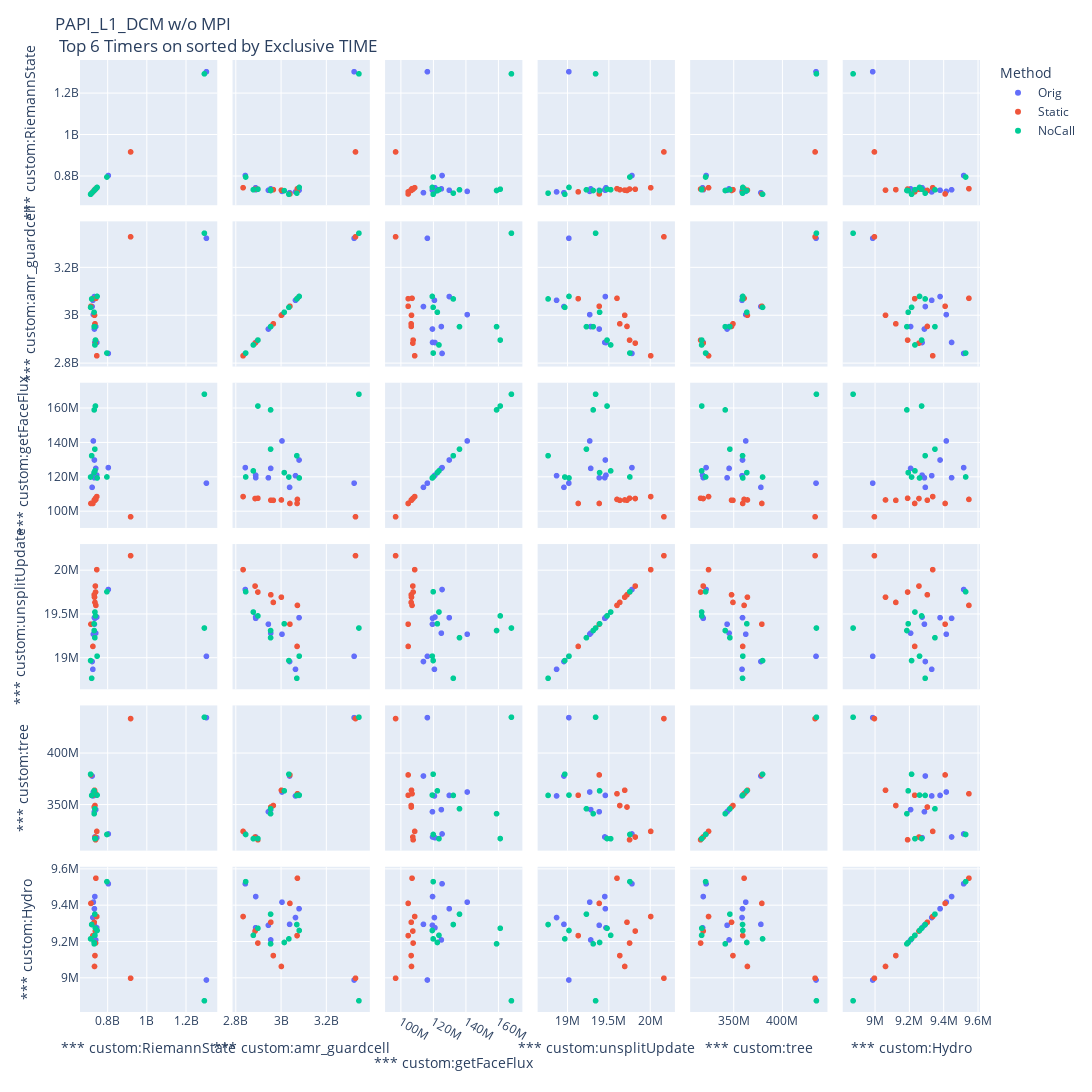

Notebook code cell kept with this figure:
### Code cell
title = 'PAPI_L1_DCM w/o MPI <br> Top 6 Timers on sorted by Exclusive TIME'

fig = px.scatter_matrix(non_normal_ins_df, dimensions=top_timers, color='Method', hover_data=['Node'], size_max=10)
fig.update_layout(height=1500, width=1500, title=title)
# fig.write_html("/home/users/MTrappett/Flash5_theta/splom_l1_DCM_noMPI_non_norm.html")

fig.show()

### Figure 1 — Plotly figure (JSON) as saved in the notebook; plotly's stock layout.template omitted (floating-point values rounded to 4 significant figures)
{"data": [{"customdata": [[0], [1], [2], [3], [4], [5], [6], [7], [8], [9]], "dimensions": [{"axis": {"matches": true}, "label": "*** custom:RiemannState", "values": [1305519327, 724504820, 732510307, 744616022, 739377315, 732440740, 727027526, 803597945, 720772347, 734749495]}, {"axis": {"matches": true}, "label": "*** custom:amr_guardcell", "values": [3324036598, 3064511263, 3080256744, 2887917569, 2954764631, 2944386474, 3004702761, 2842307503, 3038349974, 2888326888]}, {"axis": {"matches": true}, "label": "*** custom:getFaceFlux", "values": [116395064, 120735835, 129874019, 121057916, 125004458, 119512010, 140961706, 125445205, 113958707, 119569548]}, {"axis": {"matches": true}, "label": "*** custom:unsplitUpdate", "values": [19018974, 18870036, 19460813, 19468217, 19283757, 19386572, 19271726, 19782913, 18959330, 19453869]}, {"axis": {"matches": true}, "label": "*** custom:tree", "values": [434965153, 358791746, 359294820, 318163207, 345469479, 343408807, 362614258, 321788453, 378192884, 318864844]}, {"axis": {"matches": true}, "label": "*** custom:Hydro", "values": [8988107, 9332531, 9381341, 9276404, 9209194, 9289919, 9417551, 9519001, 9295181, 9448502]}], "hovertemplate": "Method=Orig<br>%{xaxis.title.text}=%{x}<br>%{yaxis.title.text}=%{y}<br>Node=%{customdata[0]}<extra></extra>", "legendgroup": "Orig", "marker": {"color": "#636efa", "symbol": "circle"}, "name": "Orig", "showlegend": true, "type": "splom"}, {"customdata": [[0], [1], [2], [3], [4], [5], [6], [7], [8], [9]], "dimensions": [{"axis": {"matches": true}, "label": "*** custom:RiemannState", "values": [917732158, 724755659, 740014053, 738289708, 735426160, 731454468, 733063173, 744697855, 714561899, 737423945]}, {"axis": {"matches": true}, "label": "*** custom:amr_guardcell", "values": [3330196865, 3071395744, 3072936259, 2897940994, 2966243224, 2955199887, 3001924362, 2832451264, 3039732004, 2885439758]}, {"axis": {"matches": true}, "label": "*** custom:getFaceFlux", "values": [96799140, 104560302, 106929049, 107602031, 106385099, 106447073, 106598784, 108568121, 104553482, 107430050]}, {"axis": {"matches": true}, "label": "*** custom:unsplitUpdate", "values": [20170035, 19132408, 19601812, 19753948, 19635717, 19723048, 19695471, 20010326, 19386632, 19822926]}, {"axis": {"matches": true}, "label": "*** custom:tree", "values": [434007503, 359465106, 360914243, 316135960, 349450862, 347991773, 364318697, 324320647, 379202740, 318804184]}, {"axis": {"matches": true}, "label": "*** custom:Hydro", "values": [8997918, 9233012, 9549690, 9191926, 9122782, 9306726, 9062737, 9338292, 9410813, 9258150]}], "hovertemplate": "Method=Static<br>%{xaxis.title.text}=%{x}<br>%{yaxis.title.text}=%{y}<br>Node=%{customdata[0]}<extra></extra>", "legendgroup": "Static", "marker": {"color": "#EF553B", "symbol": "circle"}, "name": "Static", "showlegend": true, "type": "splom"}, {"customdata": [[0], [1], [2], [3], [4], [5], [6], [7], [8], [9]], "dimensions": [{"axis": {"matches": true}, "label": "*** custom:RiemannState", "values": [1295192325, 718420076, 746232719, 737704410, 734684304, 731380547, 730713308, 796411544, 712994198, 735163647]}, {"axis": {"matches": true}, "label": "*** custom:amr_guardcell", "values": [3345280451, 3070291363, 3080943643, 2898054916, 2954198699, 2954244770, 3014663391, 2843924355, 3035179963, 2877762914]}, {"axis": {"matches": true}, "label": "*** custom:getFaceFlux", "values": [168199622, 132366963, 119419745, 161320890, 136201535, 159051366, 122529919, 120001433, 119957298, 123544205]}, {"axis": {"matches": true}, "label": "*** custom:unsplitUpdate", "values": [19342575, 18767486, 19020649, 19481115, 19231569, 19313686, 19391165, 19757524, 18969855, 19525593]}, {"axis": {"matches": true}, "label": "*** custom:tree", "values": [435365434, 359300315, 359601088, 317315823, 346286101, 341503900, 363734521, 321296632, 379918779, 317201727]}, {"axis": {"matches": true}, "label": "*** custom:Hydro", "values": [8873416, 9294166, 9261290, 9273389, 9351369, 9187517, 9195099, 9530735, 9214923, 9234621]}], "hovertemplate": "Method=NoCall<br>%{xaxis.title.text}=%{x}<br>%{yaxis.title.text}=%{y}<br>Node=%{customdata[0]}<extra></extra>", "legendgroup": "NoCall", "marker": {"color": "#00cc96", "symbol": "circle"}, "name": "NoCall", "showlegend": true, "type": "splom"}], "layout": {"dragmode": "select", "height": 1500, "legend": {"title": {"text": "Method"}, "tracegroupgap": 0}, "margin": {"t": 60}, "title": {"text": "PAPI_L1_DCM w/o MPI <br> Top 6 Timers on sorted by Exclusive TIME"}, "width": 1500, "xaxis": {"autorange": true, "range": [665600000.0, 1353000000.0], "type": "linear"}, "xaxis2": {"autorange": true, "range": [2791000000.0, 3386000000.0], "type": "linear"}, "xaxis3": {"autorange": true, "range": [91090000.0, 173900000.0], "type": "linear"}, "xaxis4": {"autorange": true, "range": [18660000.0, 20280000.0], "type": "linear"}, "xaxis5": {"autorange": true, "range": [306600000.0, 444900000.0], "type": "linear"}, "xaxis6": {"autorange": true, "range": [8819000.0, 9604000.0], "type": "linear"}, "yaxis": {"autorange": true, "range": [665600000.0, 1353000000.0], "type": "linear"}, "yaxis2": {"autorange": true, "range": [2791000000.0, 3386000000.0], "type": "linear"}, "yaxis3": {"autorange": true, "range": [91090000.0, 173900000.0], "type": "linear"}, "yaxis4": {"autorange": true, "range": [18660000.0, 20280000.0], "type": "linear"}, "yaxis5": {"autorange": true, "range": [306600000.0, 444900000.0], "type": "linear"}, "yaxis6": {"autorange": true, "range": [8819000.0, 9604000.0], "type": "linear"}}}
